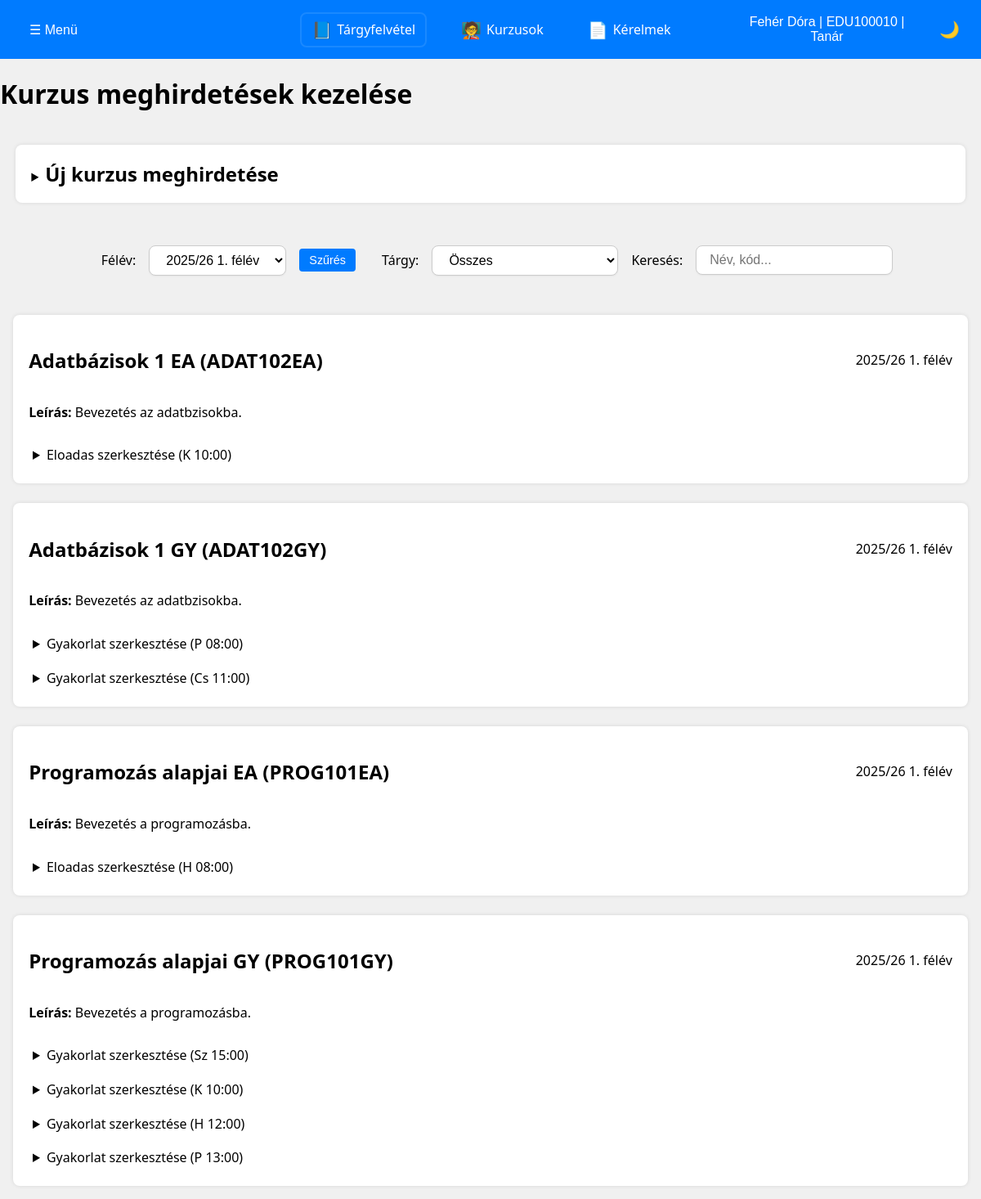
The page /teacher/course_offering.php (signed in) on the database its author committed.
### tables this page shows
CREATE TABLE users (
    id INT AUTO_INCREMENT PRIMARY KEY,
    name VARCHAR(100) NOT NULL,
    eduportal_id VARCHAR(20) NOT NULL UNIQUE,
    email VARCHAR(100) NOT NULL,
    phone VARCHAR(20),
    password_hash VARCHAR(255) NOT NULL,
    postal_code VARCHAR(10),
    city VARCHAR(100),
    address VARCHAR(255),
    birth_date DATE,
    mothers_name VARCHAR(100),
    role ENUM('hallgato', 'tanar', 'admin') NOT NULL DEFAULT 'hallgato',
    course_code VARCHAR(20),
	financing_type ENUM('állami', 'önköltséges') NOT NULL,
    created_at TIMESTAMP DEFAULT CURRENT_TIMESTAMP,
	updated_at TIMESTAMP DEFAULT CURRENT_TIMESTAMP ON UPDATE CURRENT_TIMESTAMP
);

CREATE TABLE course_offerings (
    id INT NOT NULL AUTO_INCREMENT PRIMARY KEY,
    
    kurzus_kod VARCHAR(20) NOT NULL,                    
    semester_id INTEGER,                               
    teacher_id VARCHAR(20) NOT NULL,
    
    course_type ENUM('eloadas', 'gyakorlat') DEFAULT 'eloadas',
    day_of_week ENUM('H', 'K', 'Sz', 'Cs', 'P', 'Szo', 'V'),
    start_time TIME,
    room VARCHAR(50),
    end_date DATETIME,  
    max_students INTEGER,
    
    created_at TIMESTAMP DEFAULT CURRENT_TIMESTAMP,
    updated_at TIMESTAMP DEFAULT CURRENT_TIMESTAMP ON UPDATE CURRENT_TIMESTAMP,

    FOREIGN KEY (kurzus_kod) REFERENCES courses(kurzus_kod),
    FOREIGN KEY (semester_id) REFERENCES semesters(id),
    FOREIGN KEY (teacher_id) REFERENCES users(eduportal_id)
);

CREATE TABLE courses (
    id INT NOT NULL AUTO_INCREMENT PRIMARY KEY,
    kurzus_kod VARCHAR(20) UNIQUE NOT NULL,
    name VARCHAR(255) NOT NULL,
    credit INTEGER NOT NULL,
    leiras TEXT,
    tematika TEXT,
    created_at TIMESTAMP DEFAULT CURRENT_TIMESTAMP,
    updated_at TIMESTAMP DEFAULT CURRENT_TIMESTAMP ON UPDATE CURRENT_TIMESTAMP
);

CREATE TABLE semesters (
    id INT NOT NULL AUTO_INCREMENT PRIMARY KEY,
    label VARCHAR(50) NOT NULL UNIQUE,    
    start_date DATE NOT NULL,
    end_date DATE NOT NULL,
    created_at TIMESTAMP DEFAULT CURRENT_TIMESTAMP,
    updated_at TIMESTAMP DEFAULT CURRENT_TIMESTAMP ON UPDATE CURRENT_TIMESTAMP
);

### PHP_Header/t_course_offering.php (called while the page is built, shortened)
<?php
$eduportal_id = $_SESSION['eduportal_id'];
global $conn;
$user_sql = "
SELECT name
FROM users
WHERE eduportal_id = ?";
$user_stmt = $conn->prepare($user_sql);
$user_stmt->bind_param("s", $eduportal_id);
$user_stmt->execute();
$user_result = $user_stmt->get_result();
$user = $user_result->fetch_assoc();
$user_name = $user['name'] ?? 'Ismeretlen';
$today = date('Y-m-d');
$semester_sql = "
SELECT id,
       label
FROM semesters
WHERE start_date <= ? AND end_date >= ? LIMIT 1";
$semester_stmt = $conn->prepare($semester_sql);
$semester_stmt->bind_param("ss", $today, $today);
$semester_stmt->execute();
$current_semester = $semester_stmt->get_result()->fetch_assoc();
$current_semester_id = $current_semester['id'] ?? null;
$selected_semester_id = $_GET['semester_id'] ?? $current_semester_id;
$semesters_sql = "
SELECT id,
       label
FROM semesters
ORDER BY start_date DESC";
$semesters = $conn->query($semesters_sql)->fetch_all(MYSQLI_ASSOC);
$offering_sql = "
SELECT
    co.id AS offering_id,
    c.kurzus_kod,
    c.name AS course_name,
    c.leiras,
    co.day_of_week,
    co.start_time,
    co.room,
    co.max_students,
    co.semester_id,
    co.course_type,
    co.end_date,
    s.label AS semester_label
FROM course_offerings co
JOIN courses c ON c.kurzus_kod = co.kurzus_kod
JOIN semesters s ON s.id = co.semester_id
JOIN teacher_courses tc ON c.kurzus_kod = tc.kurzus_kod
WHERE tc.teacher_id = ? AND co.semester_id = ?
ORDER BY s.label DESC, c.name ASC";
$offering_stmt = $conn->prepare($offering_sql);
$offering_stmt->bind_param('si', $eduportal_id, $selected_semester_id);
$offering_stmt->execute();
$offerings = $offering_stmt->get_result()->fetch_all(MYSQLI_ASSOC);

### teacher/course_offering.php (the view, shortened to what this page needs)
<?php
require_once __DIR__ . '/../PHP_Header/t_course_offering.php';
?>
<!DOCTYPE html>
<html lang="hu">
<head>
    <link rel="stylesheet" href="../CSS/site_style.css">
    <link rel="stylesheet" href="../CSS/course_offering.css">
</head>
<body>
<header>
    <div class="menu">
        <div class="dropdown">
            <button id="dropdownToggleL" class="dropbtn">☰ Menü </button>
        </div>
    </div>
    <nav class="main-nav">
        <a id="active" href="#"><span class="icon">📘</span> Tárgyfelvétel</a>
        <a href="courses.php"><span class="icon">🧑‍🏫</span> Kurzusok</a>
        <a href="request.php"><span class="icon">📄</span> Kérelmek</a>
    </nav>
    <div class="user-menu">
        <div class="dropdown">
            <button id="dropdownToggleR" class="dropbtn">
                <?= htmlspecialchars($user_name) ?> | <?= htmlspecialchars($eduportal_id) ?> | Tanár
            </button>
        </div>
        <div class="theme-switcher">
            <button id="theme-toggle" class="theme-btn">🌙</button>
        </div>
    </div>
</header>
<main>
    <h1>Kurzus meghirdetések kezelése</h1>
    <section class="create-offering">
        <details>
            <summary><h2 style="display:inline;">Új kurzus meghirdetése</h2></summary>
        </details>
    </section>
    <section class="filters">
        <form method="get" class="filters">
            <label>Félév:</label>
            <select name="semester_id">
                <?php foreach ($semesters as $s): ?>
                    <option value="<?= $s['id'] ?>" <?= $s['id'] == $selected_semester_id ? 'selected' : '' ?>>
                        <?= htmlspecialchars($s['label']) ?>
                    </option>
                <?php endforeach; ?>
            </select>
            <button type="submit">Szűrés</button>
        </form>
        <label for="tco_courseFilter">Tárgy:</label>
        <select id="tco_courseFilter">
            <option value="all">Összes</option>
        </select>
        <label for="tco_searchInput">Keresés:</label>
        <input type="text" id="tco_searchInput" placeholder="Név, kód...">
    </section>
    <section class="course-list">
        <?php if (empty($offerings)): ?>
            <p>Nincs elérhető kurzus.</p>
        <?php else: ?>
            <?php
            $grouped_offerings = [];
            foreach ($offerings as $off) {
                $grouped_offerings[$off['kurzus_kod']]['course_name'] = $off['course_name'];
                $grouped_offerings[$off['kurzus_kod']]['leiras'] = $off['leiras'];
                $grouped_offerings[$off['kurzus_kod']]['semester_label'] = $off['semester_label'];
                $grouped_offerings[$off['kurzus_kod']]['offerings'][] = $off;
            }
            ?>
            <?php foreach ($grouped_offerings as $kurzus_kod => $course): ?>
                <div class="tco_course-card"
                     data-name="<?= strtolower($course['course_name']); ?>"
                     data-code="<?= strtolower($kurzus_kod); ?>" >
                <div class="course-card">
                    <div class="card-header">
                        <h2><?= htmlspecialchars($course['course_name']) ?> (<?= htmlspecialchars($kurzus_kod) ?>)</h2>
                        <span><?= htmlspecialchars($course['semester_label']) ?></span>
                    </div>
                    <div class="card-body">
                        <?php
                        $description = htmlspecialchars($course['leiras']);
                        $shortDesc = mb_strimwidth($description, 0, 150, '...');
                        ?>
                        <div class="collapsible-container">
                            <p class="short-description"><strong>Leírás:</strong> <?= $shortDesc ?></p>
                        </div>
                        <?php foreach ($course['offerings'] as $off): ?>
                            <details class="offering-details">
                                <summary><?= ucfirst($off['course_type'] ?? 'Kurzus') ?> szerkesztése (<?= htmlspecialchars($off['day_of_week']) ?> <?= substr($off['start_time'], 0, 5) ?>)</summary>
                            </details>
                        <?php endforeach; ?>
                    </div>
                </div>
                </div>
            <?php endforeach; ?>
        <?php endif; ?>
    </section>
</main>
</body>
</html>

### CSS/site_style.css (style rules this page uses)
:root { --background-light: #f0f0f0; --background-dark: #1e1e1e; --text-dark: #000000; --text-light: #ffffff; --primary-color: #007bff; --secondary-color: #ffa500; --dropdown-bg: #ffffff; --dropdown-bg-dark: #333333; --primary-hover: #0056b3; --card-background-light: white; --card-background-dark: black; }
body { margin: 0; font-family: "Segoe UI", sans-serif; background-color: var(--background-light); color: var(--text-dark); min-height: 100vh; display: flex; flex-direction: column; }
header { display: flex; justify-content: space-between; align-items: center; background-color: var(--primary-color); color: var(--text-light); padding: 10px 20px; width: 100%; box-sizing: border-box; }
.menu, .user-menu { flex: 1; }
.user-menu { display: flex; align-items: center; justify-content: flex-end; gap: 10px; }
.main-nav { display: flex; justify-content: center; gap: 30px; flex: 2; }
.main-nav a { color: var(--text-light); text-decoration: none; font-size: 16px; display: flex; align-items: center; gap: 6px; padding: 8px 12px; transition: background-color 0.3s; }
.main-nav a#active { border: 2px solid rgba(255, 255, 255, 0.1); border-radius: 8px; padding: 6px 12px; }
.dropdown { position: relative; display: inline-block; }
.dropbtn { background-color: transparent; color: var(--text-light); border: none; font-size: 16px; cursor: pointer; padding: 8px 16px; }
.user-menu .dropdown { position: relative; }
.theme-switcher { display: flex; gap: 10px; }
.theme-btn { background: none; border: none; color: var(--text-light); font-size: 20px; cursor: pointer; }
.icon { font-size: 20px; }

### CSS/course_offering.css (style rules this page uses)
.course-list { display: flex; flex-direction: column; gap: 1.5rem; padding: 1rem; }
.course-card { border: none; padding: 1.2rem; border-radius: 8px; background: var(--card-background-light); box-shadow: 0 0 5px rgba(0,0,0,0.1); }
.card-header { display: flex; justify-content: space-between; align-items: center; margin-bottom: 0.8rem; }
.offering-details { margin-top: 10px; border-top: 1px solid #ccc; padding-top: 5px; }
.filters { padding: 1rem; display: flex; gap: 1rem; align-items: center; flex-wrap: wrap; background-color: transparent; border: none; justify-content: center; }
.filters input, .filters select { padding: 0.5rem 1rem; border: 1px solid #ccc; border-radius: 8px; font-size: 1rem; background-color: var(--dropdown-bg); box-shadow: 0 1px 2px rgba(0, 0, 0, 0.05); transition: all 0.2s ease; }
.filters button { background-color: var(--primary-color); color: var(--text-light); border: none; padding: 6px 12px; font-size: 0.9em; border-radius: 4px; cursor: pointer; }
.create-offering { padding: 1.2rem; display: flex; align-items: center; flex-wrap: wrap; background-color: transparent; border: none; justify-content: center; }
.create-offering details { width: 100%; border: none; padding: 1.2rem; border-radius: 8px; background: var(--card-background-light); box-shadow: 0 0 5px rgba(0,0,0,0.1); }
.offering-details { padding: 0.3rem; display: flex; gap: 0.1rem; align-items: center; flex-wrap: wrap; background-color: transparent; border: none; }

### rows shown on the page
users: name "Fehér Dóra"
course_offerings: courses.name "Adatbázisok 1 EA", kurzus_kod "ADAT102EA", semester.label "2025/26 1. félév", courses.leiras "Bevezetés az adatbzisokba.", course_type "Eloadas", day_of_week "K", start_time "10:00"
course_offerings: course_type "Gyakorlat", day_of_week "P", start_time "08:00"
course_offerings: course_type "Gyakorlat", day_of_week "Cs", start_time "11:00"
course_offerings: courses.name "Programozás alapjai EA", kurzus_kod "PROG101EA", semester.label "2025/26 1. félév", courses.leiras "Bevezetés a programozásba.", course_type "Eloadas", day_of_week "H", start_time "08:00"
course_offerings: course_type "Gyakorlat", day_of_week "Sz", start_time "15:00"
course_offerings: course_type "Gyakorlat", day_of_week "K", start_time "10:00"
course_offerings: course_type "Gyakorlat", day_of_week "H", start_time "12:00"
course_offerings: course_type "Gyakorlat", day_of_week "P", start_time "13:00"

### other values the page prints
$eduportal_id "EDU100010"
$course['course_name'] "Adatbázisok 1 GY"
$kurzus_kod "ADAT102GY"
$course['semester_label'] "2025/26 1. félév"
$shortDesc "Bevezetés az adatbzisokba."
$course['course_name'] "Programozás alapjai GY"
$kurzus_kod "PROG101GY"
$shortDesc "Bevezetés a programozásba."
form field semester_id "2025/26 1. félév"
